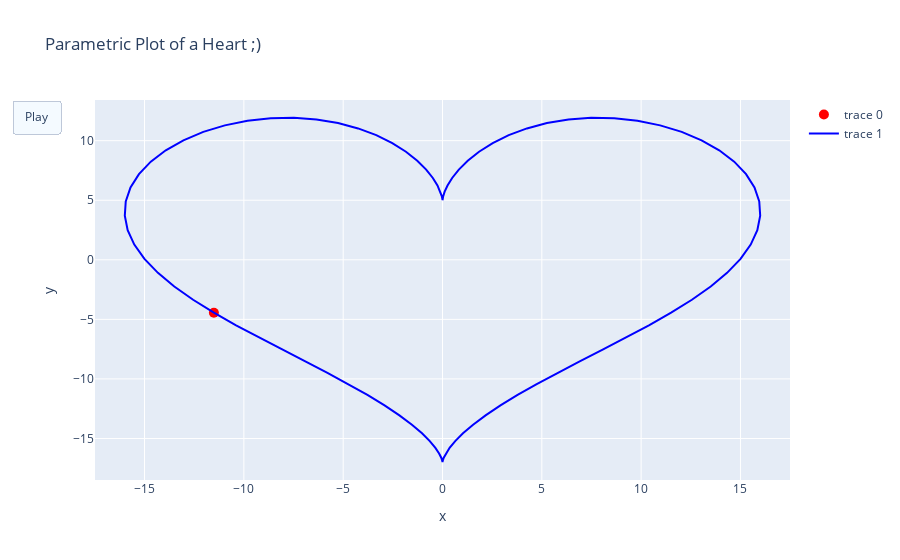

The notebook cell saved with this chart:
### Markdown cell above
# Ok, ¿qué tiene que ver todo esto con la gráfica en forma de corazón?

Bueno, me preguntaste hace unos días por qué la gráfica que te mandé tiene forma de corazón. La verdad no lo sé jajaja quería mandarte algo cute y recordé que uno puede graficar de varias formas la silueta de un corazón. La que yo escogí la encontré en la siguiente referencia:

[da_click_para_ver_de_donde_me_robe_las_ecuaciones](http://mathworld.wolfram.com/HeartCurve.html)

En particular escogí una curva parametrica que se construye como el circulo de más arriba. Las coordenadas cambian (o están parametrizadas por $\theta$) según las siguientes ecuaciones:

- $x = 16\sin^3(t)$
- $y = 13\cos(t)-5\cos(2t)-2\cos(3t)-\cos(4t)$

¿Por qué saqué el choro anterior? Para entender este tipo de gráficas, aunque no nos sirve de mucho para decirnos cómo construirlas (clásico de las matemáticas). Podemos decir que entrené a una hormiga para que describiera esa trayectoria en un plano $xy$.

### Code cell
import plotly.graph_objects as go

import numpy as np

# Generate curve data

t = np.linspace(0, 2*np.pi, 100)
x = 16*(np.sin(t))**3
y = 13*np.cos(t)-5*np.cos(2*t)-2*np.cos(3*t)-np.cos(4*t)

xm = np.min(x) - 1.5
xM = np.max(x) + 1.5
ym = np.min(y) - 1.5
yM = np.max(y) + 1.5

N = 100
s = np.linspace(0, 2*np.pi, N)
xx = 16*(np.sin(t))**3
yy = 13*np.cos(t)-5*np.cos(2*t)-2*np.cos(3*t)-np.cos(4*t)


# Create figure
fig = go.Figure(
    data=[go.Scatter(x=x, y=y,
                     mode="lines",
                     line=dict(width=2, color="blue")),
          go.Scatter(x=x, y=y,
                     mode="lines",
                     line=dict(width=2, color="blue"))],
    layout=go.Layout(
        xaxis=dict(range=[xm, xM], autorange=False, zeroline=False, title='x'),
        yaxis=dict(range=[ym, yM], autorange=False, zeroline=False, title='y'),
        title_text="Parametric Plot of a Heart ;)", hovermode="closest",
        updatemenus=[dict(type="buttons",
                          buttons=[dict(label="Play",
                                        method="animate",
                                        args=[None])])]),
    frames=[go.Frame(
        data=[go.Scatter(
            x=[xx[k]],
            y=[yy[k]],
            mode="markers",
            marker=dict(color="red", size=10))])

        for k in range(N)]
)

fig.show()

### Figure 1 — Plotly figure (JSON) as saved in the notebook; plotly's stock layout.template omitted (floating-point values rounded to 4 significant figures)
{"data": [{"line": {"color": "blue", "width": 2}, "marker": {"color": "red", "size": 10}, "mode": "markers", "type": "scatter", "x": [-11.51], "y": [-4.442]}, {"line": {"color": "blue", "width": 2}, "mode": "lines", "type": "scatter", "x": [0, 0.004082, 0.03246, 0.1085, 0.2535, 0.4861, 0.8214, 1.27, 1.839, 2.528, 3.335, 4.249, 5.258, 6.342, 7.481, 8.648, 9.816, 10.96, 12.04, 13.04, 13.93, 14.68, 15.28, 15.71, 15.95, 15.99, 15.85, 15.52, 15.0, 14.33, 13.5, 12.55, 11.51, 10.39, 9.234, 8.062, 6.906, 5.792, 4.743, 3.779, 2.917, 2.169, 1.539, 1.031, 0.6401, 0.3578, 0.1711, 0.06311, 0.01374, 0.000511, -0.000511, -0.01374, -0.06311, -0.1711, -0.3578, -0.6401, -1.031, -1.539, -2.169, -2.917, -3.779, -4.743, -5.792, -6.906, -8.062, -9.234, -10.39, -11.51, -12.55, -13.5, -14.33, -15.0, -15.52, -15.85, -15.99, -15.95, -15.71, -15.28, -14.68, -13.93, -13.04, -12.04, -10.96, -9.816, -8.648, -7.481, -6.342, -5.258, -4.249, -3.335, -2.528, -1.839, -1.27, -0.8214, -0.4861, -0.2535, -0.1085, -0.03246, -0.004082, -2.351e-46], "y": [5, 5.082, 5.325, 5.717, 6.239, 6.868, 7.572, 8.319, 9.073, 9.799, 10.46, 11.03, 11.48, 11.78, 11.91, 11.88, 11.67, 11.29, 10.74, 10.03, 9.194, 8.239, 7.19, 6.069, 4.899, 3.698, 2.485, 1.275, 0.07943, -1.094, -2.24, -3.356, -4.442, -5.5, -6.532, -7.539, -8.525, -9.488, -10.43, -11.34, -12.22, -13.06, -13.84, -14.57, -15.22, -15.79, -16.25, -16.61, -16.86, -16.98, -16.98, -16.86, -16.61, -16.25, -15.79, -15.22, -14.57, -13.84, -13.06, -12.22, -11.34, -10.43, -9.488, -8.525, -7.539, -6.532, -5.5, -4.442, -3.356, -2.24, -1.094, 0.07943, 1.275, 2.485, 3.698, 4.899, 6.069, 7.19, 8.239, 9.194, 10.03, 10.74, 11.29, 11.67, 11.88, 11.91, 11.78, 11.48, 11.03, 10.46, 9.799, 9.073, 8.319, 7.572, 6.868, 6.239, 5.717, 5.325, 5.082, 5]}], "layout": {"autosize": true, "hovermode": "closest", "title": {"text": "Parametric Plot of a Heart ;)"}, "updatemenus": [{"buttons": [{"args": [null], "label": "Play", "method": "animate"}], "type": "buttons"}], "xaxis": {"autorange": false, "range": [-17.49, 17.49], "title": {"text": "x"}, "type": "linear", "zeroline": false}, "yaxis": {"autorange": false, "range": [-18.48, 13.41], "title": {"text": "y"}, "type": "linear", "zeroline": false}}}
